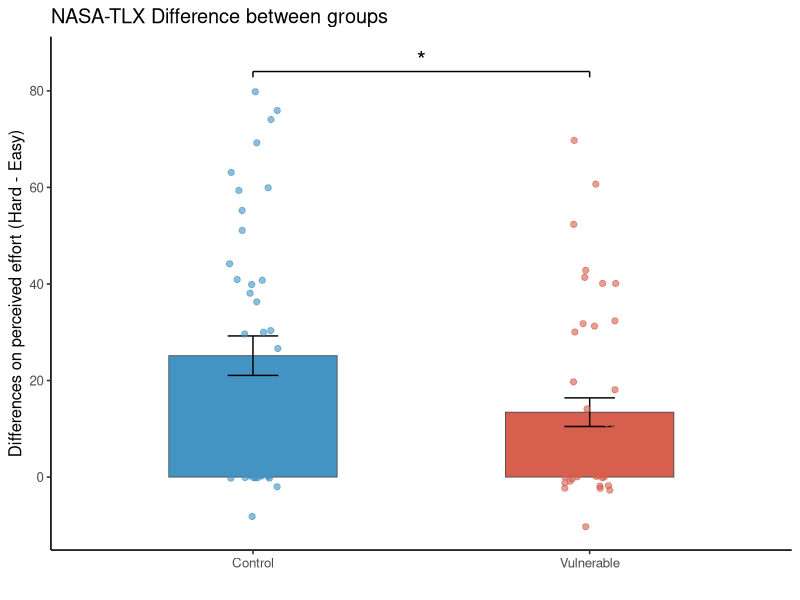
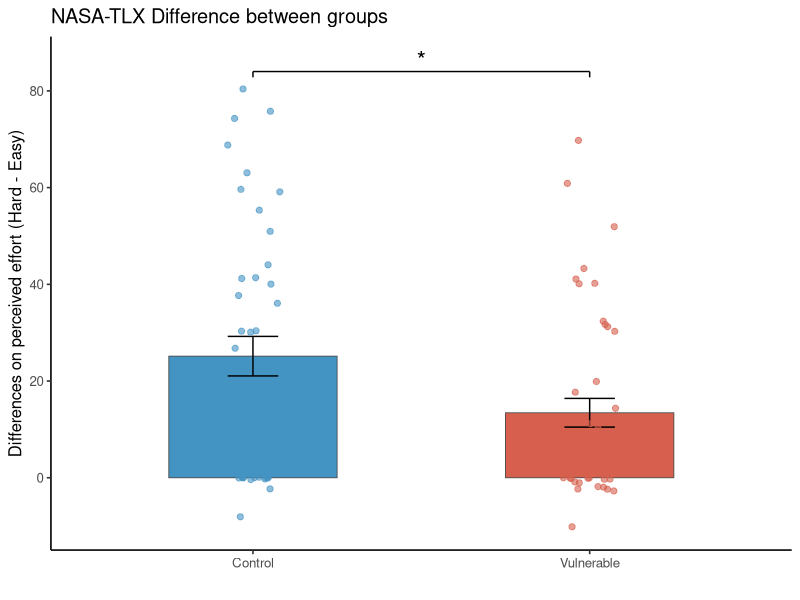

These charts were generated, in order, by the following R code:

## Barplot: NASA_diff entre grupos
# Diego Garrido Cerpa - Viña del Mar 2026


## Librerías

library(tidyverse)


## Data

df <- read.csv("dataset_final.csv", stringsAsFactors = FALSE)

# Mapeo de p-valor a etiqueta de significancia
p_a_estrellas <- function(p) {
  if (is.na(p)) "" else if (p < 0.001) "***" else if (p < 0.01) "**" else
  if (p < 0.05)  "*"  else if (p < 0.10) "."  else "ns"
}


###################################
## NASA_diff (hard - easy) entre grupos (barplot 2 grupos con un solo corchete)

diff_data <- df %>%
  select(grupo, NASA_diff) %>%
  mutate(across(everything(), as.numeric)) %>%
  filter(!is.na(NASA_diff)) %>%
  mutate(grupo = factor(grupo, levels = c(0, 1),
                        labels = c("Control", "Vulnerable")))

diff_bar <- diff_data %>%
  group_by(grupo) %>%
  summarise(media = mean(NASA_diff), se = sd(NASA_diff) / sqrt(n()), .groups = "drop")

diff_pval  <- t.test(NASA_diff ~ grupo, data = diff_data)$p.value
# y_top incluye tanto el tope del error bar como el máximo individual
diff_y_top <- max(c(diff_bar$media + diff_bar$se, diff_data$NASA_diff), na.rm = TRUE)

diff_sig <- data.frame(
  x_start   = 1,
  x_end     = 2,
  y_bracket = diff_y_top * 1.05,
  y_label   = diff_y_top * 1.08,
  y_top     = diff_y_top,
  etiqueta  = p_a_estrellas(diff_pval)
)


###################################
## NASA-TLX: estadísticos para la sección NASA

nasa <- df %>%
  select(grupo, NASA_effort_easy_4, NASA_effort_hard_4, NASA_diff) %>%
  mutate(across(everything(), as.numeric)) %>%
  filter(!is.na(NASA_diff)) %>%
  mutate(grupo = factor(grupo, levels = c(0, 1), labels = c("Control", "Vulnerable")))

cat("n por grupo:\n"); print(table(nasa$grupo))

## 1) Descriptivos por grupo (easy, hard, diff)
descr <- nasa %>%
  group_by(grupo) %>%
  summarise(n = n(),
            easy_M = mean(NASA_effort_easy_4), easy_SD = sd(NASA_effort_easy_4),
            hard_M = mean(NASA_effort_hard_4), hard_SD = sd(NASA_effort_hard_4),
            diff_M = mean(NASA_diff),          diff_SD = sd(NASA_diff),
            .groups = "drop")
cat("\n-- Descriptivos por grupo --\n"); print(as.data.frame(descr))

cat("\n-- Global --\n")
cat(sprintf("easy: M = %.2f, SD = %.2f\n", mean(nasa$NASA_effort_easy_4), sd(nasa$NASA_effort_easy_4)))
cat(sprintf("hard: M = %.2f, SD = %.2f\n", mean(nasa$NASA_effort_hard_4), sd(nasa$NASA_effort_hard_4)))
cat(sprintf("diff: M = %.2f, SD = %.2f\n", mean(nasa$NASA_diff), sd(nasa$NASA_diff)))

## 2) Manipulation check: hard vs easy (pareado, muestra completa)
cat("\n== Manipulation check: hard vs easy (paired, full sample) ==\n")
print(t.test(nasa$NASA_effort_hard_4, nasa$NASA_effort_easy_4, paired = TRUE))
cat(sprintf("Cohen's dz = %.2f\n", mean(nasa$NASA_diff) / sd(nasa$NASA_diff)))

# hard vs easy por grupo (one-sample: NASA_diff vs 0)
for (g in c("Control", "Vulnerable")) {
  x <- nasa$NASA_diff[nasa$grupo == g]
  cat("\n--", g, ": NASA_diff vs 0 --\n"); print(t.test(x, mu = 0))
}

## 3) Comparación entre grupos del NASA_diff (Welch)
cat("\n== Between-group: NASA_diff ~ grupo (Welch) ==\n")
print(t.test(NASA_diff ~ grupo, data = nasa))
# Cohen's d pooled (manual, sin dependencias)
x0 <- nasa$NASA_diff[nasa$grupo == "Control"]
x1 <- nasa$NASA_diff[nasa$grupo == "Vulnerable"]
sp <- sqrt(((length(x0)-1)*var(x0) + (length(x1)-1)*var(x1)) / (length(x0)+length(x1)-2))
cat(sprintf("Cohen's d (between groups) = %.2f\n", (mean(x0) - mean(x1)) / sp))

## 4) (opcional) comparación entre grupos dentro de cada condición
cat("\n-- Group comparison within each condition --\n")
print(t.test(NASA_effort_easy_4 ~ grupo, data = nasa))
print(t.test(NASA_effort_hard_4 ~ grupo, data = nasa))



## Graph

p_diff <- ggplot(diff_bar, aes(x = grupo, y = media, fill = grupo)) +
  geom_col(width = 0.5, color = "gray30", linewidth = 0.3) +
  geom_errorbar(aes(ymin = media - se, ymax = media + se), width = 0.15) +
  geom_jitter(data = diff_data, aes(x = grupo, y = NASA_diff, color = grupo),
              inherit.aes = FALSE, width = 0.08, alpha = 0.6, size = 1.8) +
  scale_color_manual(values = c("Control" = "#4393C3", "Vulnerable" = "#D6604D"),
                     guide = "none") +
  geom_segment(data = diff_sig, inherit.aes = FALSE,
               aes(x = x_start, xend = x_end,
                   y = y_bracket, yend = y_bracket)) +
  geom_segment(data = diff_sig, inherit.aes = FALSE,
               aes(x = x_start, xend = x_start,
                   y = y_bracket, yend = y_bracket - y_top * 0.015)) +
  geom_segment(data = diff_sig, inherit.aes = FALSE,
               aes(x = x_end, xend = x_end,
                   y = y_bracket, yend = y_bracket - y_top * 0.015)) +
  geom_text(data = diff_sig, inherit.aes = FALSE,
            aes(x = (x_start + x_end) / 2, y = y_label, label = etiqueta), size = 6) +
  scale_fill_manual(values = c("Control" = "#4393C3", "Vulnerable" = "#D6604D"),
                    guide = "none") +
  labs(x = "", y = "Differences on perceived effort (Hard - Easy)",
       title = "NASA-TLX Difference between groups") +
  theme_classic(base_size = 12)

cat("NASA_diff:  p =", format.pval(diff_pval, digits = 3),
    " (", p_a_estrellas(diff_pval), ")\n", sep = "")
print(p_diff)
ggsave("nasa_diff_por_grupo.png", p_diff, width = 6, height = 6, dpi = 150)
